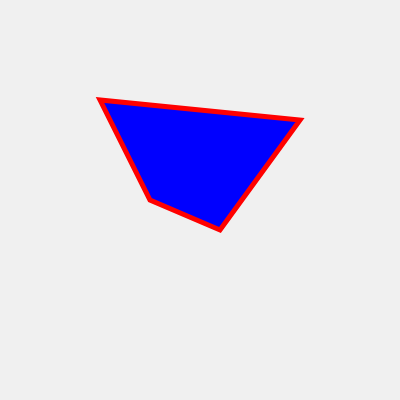
Frame 1 (no input)
Frame 60 (no input): identical to frame 1, image omitted
Frame 120 (the mouse pressed at the canvas centre since frame 60): identical to frame 1, image omitted

The p5.js sketch that drew this single still picture (run headless with seeded random() and noise() and a simulated clock; from frame 60 on, the mouse is pressed at the canvas centre):

// p5.js sketch
// ── sketch.js
// http://www.ac-grenoble.fr/disciplines/informatiquelycee/p5_base_a3.html
// Dessin d'un quadrilatère 


function setup()
{
  createCanvas(400,400);
  background(240);
  stroke(255,0,0);  // couleur du contour
  strokeWeight(5); // épaisseur
  fill(0,0,255); // couleur de l'intérieur
  
  quad(100,100,150,200,220,230,300,120);
}


function draw()
{

  
}
